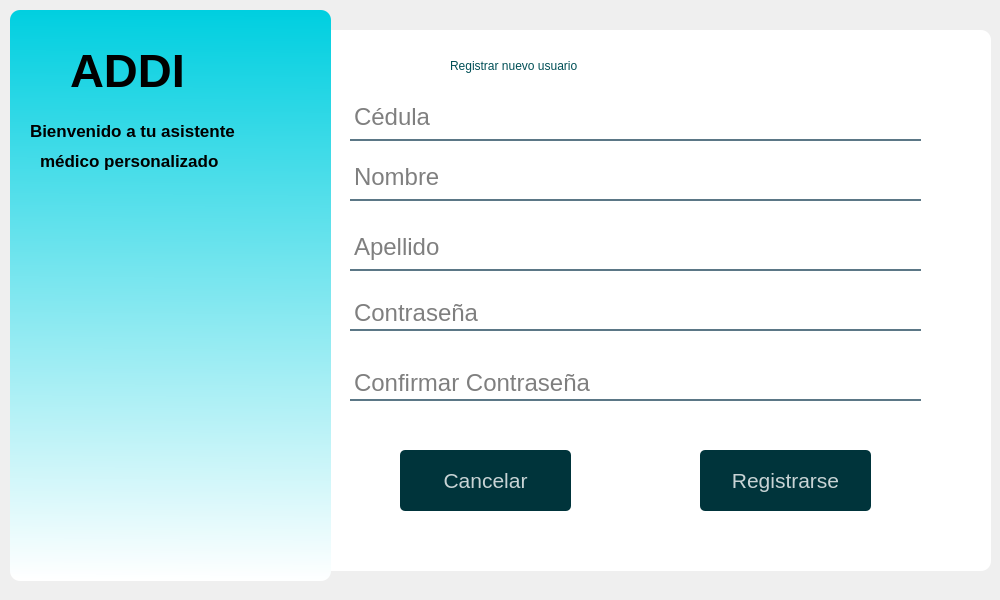
<?xml version="1.0" encoding="UTF-8"?>
<ui version="4.0">
 <class>Form</class>
 <widget class="QWidget" name="Form">
  <property name="geometry">
   <rect>
    <x>0</x>
    <y>0</y>
    <width>1000</width>
    <height>600</height>
   </rect>
  </property>
  <property name="minimumSize">
   <size>
    <width>1000</width>
    <height>600</height>
   </size>
  </property>
  <property name="maximumSize">
   <size>
    <width>1000</width>
    <height>600</height>
   </size>
  </property>
  <property name="windowTitle">
   <string>Form</string>
  </property>
  <widget class="QWidget" name="widget" native="true">
   <property name="geometry">
    <rect>
     <x>0</x>
     <y>10</y>
     <width>991</width>
     <height>581</height>
    </rect>
   </property>
   <property name="styleSheet">
    <string notr="true">QPushButton{
	background-color:rgba(0, 52, 59, 1);
	color:rgba(255,255,255,200);
	border-radius:5px;
}
QPushButton:pressed{
	padding-left:5px;
	padding-top:5px;
	background-color:rgba(0, 119, 123, 1);
	background-position:calc(100% - 10px)center;
}
QPushButton:hover{
	background-color:rgba(0, 174, 173, 1);
}</string>
   </property>
   <widget class="QLabel" name="label">
    <property name="geometry">
     <rect>
      <x>310</x>
      <y>20</y>
      <width>681</width>
      <height>541</height>
     </rect>
    </property>
    <property name="styleSheet">
     <string notr="true">background-color:rgba(255,255,255,255);
border-radius:10px;</string>
    </property>
    <property name="text">
     <string/>
    </property>
   </widget>
   <widget class="QLabel" name="label_2">
    <property name="geometry">
     <rect>
      <x>10</x>
      <y>0</y>
      <width>321</width>
      <height>571</height>
     </rect>
    </property>
    <property name="styleSheet">
     <string notr="true">background-color: qlineargradient(spread:pad, x1:0.494, y1:0, x2:0.489, y2:1, stop:0 rgb(0, 207, 224), stop:1 rgba(255, 255, 255, 255));
border-radius:10px;</string>
    </property>
    <property name="text">
     <string/>
    </property>
   </widget>
   <widget class="QLabel" name="label_3">
    <property name="geometry">
     <rect>
      <x>450</x>
      <y>40</y>
      <width>331</width>
      <height>31</height>
     </rect>
    </property>
    <property name="styleSheet">
     <string notr="true">font: 75 20pt &quot;MS Shell Dlg 2&quot;;
color: rgb(0, 79, 86)
</string>
    </property>
    <property name="text">
     <string>Registrar nuevo usuario</string>
    </property>
   </widget>
   <widget class="QLineEdit" name="lineEditNombre">
    <property name="geometry">
     <rect>
      <x>350</x>
      <y>150</y>
      <width>571</width>
      <height>41</height>
     </rect>
    </property>
    <property name="font">
     <font>
      <pointsize>18</pointsize>
      <weight>50</weight>
      <bold>false</bold>
     </font>
    </property>
    <property name="styleSheet">
     <string notr="true">background-color:rgba(0,0,0,0);
border:2px solid rgba(0,0,0,0);
border-bottom-color:rgba(46,82,101,200);
color:rgb(0,0,0);
padding-bottom: 7px;</string>
    </property>
    <property name="placeholderText">
     <string>Nombre</string>
    </property>
   </widget>
   <widget class="QPushButton" name="pushButtonRegistrarse">
    <property name="geometry">
     <rect>
      <x>700</x>
      <y>440</y>
      <width>171</width>
      <height>61</height>
     </rect>
    </property>
    <property name="font">
     <font>
      <pointsize>16</pointsize>
     </font>
    </property>
    <property name="text">
     <string>Registrarse</string>
    </property>
   </widget>
   <widget class="QLabel" name="label_4">
    <property name="geometry">
     <rect>
      <x>70</x>
      <y>30</y>
      <width>131</width>
      <height>61</height>
     </rect>
    </property>
    <property name="font">
     <font>
      <pointsize>35</pointsize>
      <weight>75</weight>
      <bold>true</bold>
     </font>
    </property>
    <property name="text">
     <string>ADDI</string>
    </property>
   </widget>
   <widget class="QLabel" name="label_5">
    <property name="geometry">
     <rect>
      <x>30</x>
      <y>100</y>
      <width>221</width>
      <height>41</height>
     </rect>
    </property>
    <property name="font">
     <font>
      <pointsize>13</pointsize>
      <weight>75</weight>
      <bold>true</bold>
      <underline>false</underline>
      <strikeout>false</strikeout>
     </font>
    </property>
    <property name="styleSheet">
     <string notr="true">color:rgb(0, 0, 0)</string>
    </property>
    <property name="text">
     <string>Bienvenido a tu asistente</string>
    </property>
   </widget>
   <widget class="QLabel" name="label_6">
    <property name="geometry">
     <rect>
      <x>40</x>
      <y>130</y>
      <width>191</width>
      <height>41</height>
     </rect>
    </property>
    <property name="font">
     <font>
      <pointsize>13</pointsize>
      <weight>75</weight>
      <bold>true</bold>
      <underline>false</underline>
      <strikeout>false</strikeout>
     </font>
    </property>
    <property name="styleSheet">
     <string notr="true">color:rgb(0, 0, 0)</string>
    </property>
    <property name="text">
     <string>médico personalizado</string>
    </property>
   </widget>
   <widget class="QLineEdit" name="lineEditApellido">
    <property name="geometry">
     <rect>
      <x>350</x>
      <y>220</y>
      <width>571</width>
      <height>41</height>
     </rect>
    </property>
    <property name="font">
     <font>
      <pointsize>18</pointsize>
     </font>
    </property>
    <property name="styleSheet">
     <string notr="true">background-color:rgba(0,0,0,0);
border:2px solid rgba(0,0,0,0);
border-bottom-color:rgba(46,82,101,200);
color:rgb(0,0,0);
padding-bottom: 7px;</string>
    </property>
    <property name="placeholderText">
     <string>Apellido</string>
    </property>
   </widget>
   <widget class="QLineEdit" name="lineEditPass">
    <property name="geometry">
     <rect>
      <x>350</x>
      <y>290</y>
      <width>571</width>
      <height>31</height>
     </rect>
    </property>
    <property name="font">
     <font>
      <pointsize>18</pointsize>
     </font>
    </property>
    <property name="styleSheet">
     <string notr="true">background-color:rgba(0,0,0,0);
border:2px solid rgba(0,0,0,0);
border-bottom-color:rgba(46,82,101,200);
color:rgb(0,0,0);
padding-bottom: 7px;</string>
    </property>
    <property name="echoMode">
     <enum>QLineEdit::Password</enum>
    </property>
    <property name="placeholderText">
     <string>Contraseña</string>
    </property>
   </widget>
   <widget class="QLineEdit" name="lineEditPass2">
    <property name="geometry">
     <rect>
      <x>350</x>
      <y>360</y>
      <width>571</width>
      <height>31</height>
     </rect>
    </property>
    <property name="font">
     <font>
      <pointsize>18</pointsize>
     </font>
    </property>
    <property name="styleSheet">
     <string notr="true">background-color:rgba(0,0,0,0);
border:2px solid rgba(0,0,0,0);
border-bottom-color:rgba(46,82,101,200);
color:rgb(0,0,0);
padding-bottom: 7px;</string>
    </property>
    <property name="echoMode">
     <enum>QLineEdit::Password</enum>
    </property>
    <property name="placeholderText">
     <string>Confirmar Contraseña</string>
    </property>
   </widget>
   <widget class="QPushButton" name="pushButtonCancelar">
    <property name="geometry">
     <rect>
      <x>400</x>
      <y>440</y>
      <width>171</width>
      <height>61</height>
     </rect>
    </property>
    <property name="font">
     <font>
      <pointsize>16</pointsize>
     </font>
    </property>
    <property name="text">
     <string>Cancelar</string>
    </property>
   </widget>
   <widget class="QLineEdit" name="lineEditCedula">
    <property name="geometry">
     <rect>
      <x>350</x>
      <y>90</y>
      <width>571</width>
      <height>41</height>
     </rect>
    </property>
    <property name="font">
     <font>
      <pointsize>18</pointsize>
      <weight>50</weight>
      <bold>false</bold>
     </font>
    </property>
    <property name="styleSheet">
     <string notr="true">background-color:rgba(0,0,0,0);
border:2px solid rgba(0,0,0,0);
border-bottom-color:rgba(46,82,101,200);
color:rgb(0,0,0);
padding-bottom: 7px;</string>
    </property>
    <property name="placeholderText">
     <string>Cédula</string>
    </property>
   </widget>
   <widget class="QLabel" name="label_7">
    <property name="geometry">
     <rect>
      <x>20</x>
      <y>170</y>
      <width>231</width>
      <height>291</height>
     </rect>
    </property>
    <property name="text">
     <string/>
    </property>
    <property name="pixmap">
     <pixmap>../Iconos/addi.png</pixmap>
    </property>
    <property name="scaledContents">
     <bool>true</bool>
    </property>
   </widget>
  </widget>
 </widget>
 <resources/>
 <connections/>
</ui>
